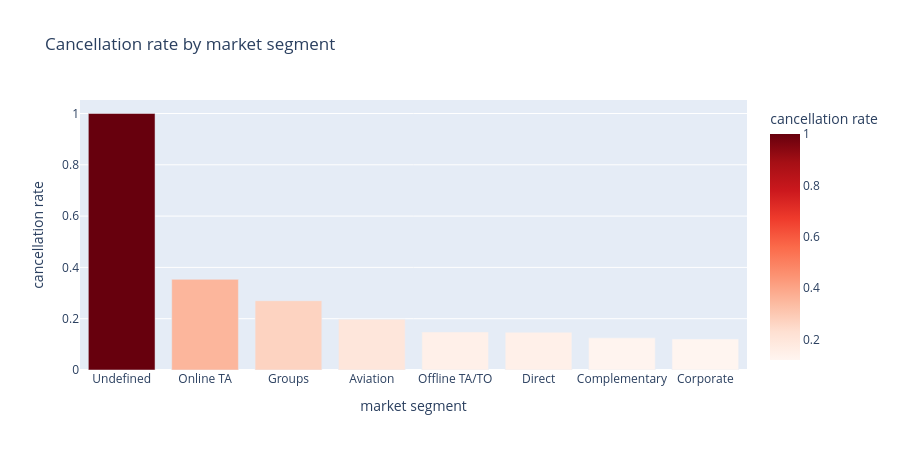

Notebook code for this chart:
### Markdown cell above
This is one of the most counter-intuitive findings in the whole dataset: bookings with a
**Non Refund** deposit cancel at a dramatically *higher* rate than bookings with **No Deposit**
at all — the opposite of what a naive intuition ("money on the line means people follow
through") would predict. In practice this pattern is well documented for this dataset: a
subset of non-refundable bookings appear to be entered by certain distributors in a way that
correlates strongly with subsequent cancellation in the source system. Whatever the true
mechanism, the takeaway for modeling is simple: `deposit_type` carries a very strong signal,
and it is a great example of why you should let the data challenge your assumptions rather
than the other way around.

### Code cell
fig = px.bar(
    df.groupby("market_segment")["is_canceled"].mean().sort_values(ascending=False).reset_index(),
    x="market_segment", y="is_canceled",
    title="Cancellation rate by market segment",
    labels={"is_canceled": "cancellation rate", "market_segment": "market segment"},
    color="is_canceled", color_continuous_scale="Reds",
)
fig.update_layout(height=450)
fig.show()

### Figure 1 — Plotly figure (JSON) as saved in the notebook; plotly's stock layout.template omitted (floating-point values rounded to 4 significant figures)
{"data": [{"hovertemplate": "market segment=%{x}<br>cancellation rate=%{marker.color}<extra></extra>", "legendgroup": "", "marker": {"color": [1.0, 0.3535, 0.2701, 0.1982, 0.1485, 0.1472, 0.1254, 0.1211], "coloraxis": "coloraxis", "pattern": {"shape": ""}}, "name": "", "orientation": "v", "showlegend": false, "textposition": "auto", "type": "bar", "x": ["Undefined", "Online TA", "Groups", "Aviation", "Offline TA/TO", "Direct", "Complementary", "Corporate"], "xaxis": "x", "y": [1.0, 0.3535, 0.2701, 0.1982, 0.1485, 0.1472, 0.1254, 0.1211], "yaxis": "y"}], "layout": {"barmode": "relative", "coloraxis": {"autocolorscale": false, "colorbar": {"title": {"text": "cancellation rate"}}, "colorscale": [[0.0, "rgb(255,245,240)"], [0.125, "rgb(254,224,210)"], [0.25, "rgb(252,187,161)"], [0.375, "rgb(252,146,114)"], [0.5, "rgb(251,106,74)"], [0.625, "rgb(239,59,44)"], [0.75, "rgb(203,24,29)"], [0.875, "rgb(165,15,21)"], [1.0, "rgb(103,0,13)"]]}, "height": 450, "legend": {"tracegroupgap": 0}, "title": {"text": "Cancellation rate by market segment"}, "xaxis": {"anchor": "y", "domain": [0.0, 1.0], "title": {"text": "market segment"}}, "yaxis": {"anchor": "x", "domain": [0.0, 1.0], "title": {"text": "cancellation rate"}}}}
